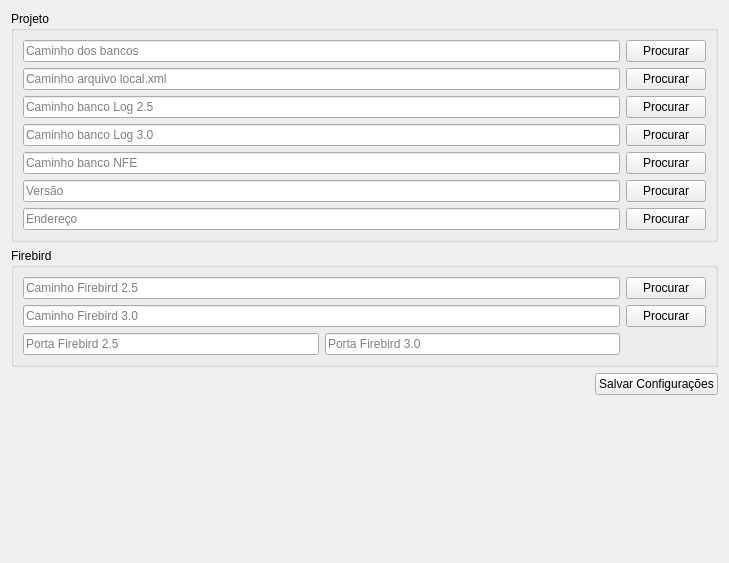
<?xml version="1.0" encoding="UTF-8"?>
<ui version="4.0">
 <class>Configuration</class>
 <widget class="QWidget" name="Configuration">
  <property name="geometry">
   <rect>
    <x>0</x>
    <y>0</y>
    <width>729</width>
    <height>563</height>
   </rect>
  </property>
  <property name="windowTitle">
   <string>Configuration</string>
  </property>
  <layout class="QGridLayout" name="gridLayout">
   <item row="3" column="1">
    <spacer name="verticalSpacer">
     <property name="orientation">
      <enum>Qt::Vertical</enum>
     </property>
     <property name="sizeHint" stdset="0">
      <size>
       <width>20</width>
       <height>40</height>
      </size>
     </property>
    </spacer>
   </item>
   <item row="2" column="1">
    <widget class="QPushButton" name="btnSaveSettings">
     <property name="sizePolicy">
      <sizepolicy hsizetype="Fixed" vsizetype="Fixed">
       <horstretch>0</horstretch>
       <verstretch>0</verstretch>
      </sizepolicy>
     </property>
     <property name="text">
      <string>Salvar Configurações</string>
     </property>
    </widget>
   </item>
   <item row="2" column="0">
    <spacer name="horizontalSpacer">
     <property name="orientation">
      <enum>Qt::Horizontal</enum>
     </property>
     <property name="sizeHint" stdset="0">
      <size>
       <width>40</width>
       <height>20</height>
      </size>
     </property>
    </spacer>
   </item>
   <item row="0" column="0" colspan="2">
    <widget class="QGroupBox" name="groupProject">
     <property name="title">
      <string>Projeto</string>
     </property>
     <layout class="QGridLayout" name="gridLayout_2">
      <item row="1" column="0">
       <widget class="QLineEdit" name="txtLocalXml">
        <property name="placeholderText">
         <string>Caminho arquivo local.xml</string>
        </property>
       </widget>
      </item>
      <item row="3" column="0">
       <widget class="QLineEdit" name="txtLog3_0">
        <property name="placeholderText">
         <string>Caminho banco Log 3.0</string>
        </property>
       </widget>
      </item>
      <item row="5" column="0">
       <widget class="QLineEdit" name="txtVersion">
        <property name="placeholderText">
         <string>Versão</string>
        </property>
       </widget>
      </item>
      <item row="0" column="1">
       <widget class="QPushButton" name="btnDatabasePath">
        <property name="text">
         <string>Procurar</string>
        </property>
       </widget>
      </item>
      <item row="1" column="1">
       <widget class="QPushButton" name="btnLocalXml">
        <property name="text">
         <string>Procurar</string>
        </property>
       </widget>
      </item>
      <item row="4" column="0">
       <widget class="QLineEdit" name="txtDatabaseNFE">
        <property name="placeholderText">
         <string>Caminho banco NFE</string>
        </property>
       </widget>
      </item>
      <item row="0" column="0">
       <widget class="QLineEdit" name="txtDatabasesPath">
        <property name="placeholderText">
         <string>Caminho dos bancos</string>
        </property>
       </widget>
      </item>
      <item row="2" column="0">
       <widget class="QLineEdit" name="txtLog2_5">
        <property name="placeholderText">
         <string>Caminho banco Log 2.5</string>
        </property>
       </widget>
      </item>
      <item row="6" column="0">
       <widget class="QLineEdit" name="txtAddress">
        <property name="placeholderText">
         <string>Endereço</string>
        </property>
       </widget>
      </item>
      <item row="2" column="1">
       <widget class="QPushButton" name="btnLog2_5">
        <property name="text">
         <string>Procurar</string>
        </property>
       </widget>
      </item>
      <item row="3" column="1">
       <widget class="QPushButton" name="btnLog3_0">
        <property name="text">
         <string>Procurar</string>
        </property>
       </widget>
      </item>
      <item row="4" column="1">
       <widget class="QPushButton" name="btnDatabaseNFE">
        <property name="text">
         <string>Procurar</string>
        </property>
       </widget>
      </item>
      <item row="5" column="1">
       <widget class="QPushButton" name="btnVersion">
        <property name="text">
         <string>Procurar</string>
        </property>
       </widget>
      </item>
      <item row="6" column="1">
       <widget class="QPushButton" name="btnAddress">
        <property name="text">
         <string>Procurar</string>
        </property>
       </widget>
      </item>
     </layout>
    </widget>
   </item>
   <item row="1" column="0" colspan="2">
    <widget class="QGroupBox" name="groupFirebird">
     <property name="title">
      <string>Firebird</string>
     </property>
     <layout class="QGridLayout" name="gridLayout_3">
      <item row="1" column="0">
       <widget class="QLineEdit" name="txtFirebird3_0">
        <property name="placeholderText">
         <string>Caminho Firebird 3.0</string>
        </property>
       </widget>
      </item>
      <item row="0" column="1">
       <widget class="QPushButton" name="btnFirebirdPath2_5">
        <property name="text">
         <string>Procurar</string>
        </property>
       </widget>
      </item>
      <item row="0" column="0">
       <widget class="QLineEdit" name="txtFirebird2_5">
        <property name="placeholderText">
         <string>Caminho Firebird 2.5</string>
        </property>
       </widget>
      </item>
      <item row="1" column="1">
       <widget class="QPushButton" name="btnFirebirdPath3_0">
        <property name="text">
         <string>Procurar</string>
        </property>
       </widget>
      </item>
      <item row="2" column="0">
       <layout class="QGridLayout" name="gridFirebirdPorts">
        <item row="0" column="1">
         <widget class="QLineEdit" name="txtFirebirdPort3_0">
          <property name="placeholderText">
           <string>Porta Firebird 3.0</string>
          </property>
         </widget>
        </item>
        <item row="0" column="0">
         <widget class="QLineEdit" name="txtFirebirdPort2_5">
          <property name="placeholderText">
           <string>Porta Firebird 2.5</string>
          </property>
         </widget>
        </item>
       </layout>
      </item>
     </layout>
    </widget>
   </item>
  </layout>
 </widget>
 <tabstops>
  <tabstop>txtDatabasesPath</tabstop>
  <tabstop>btnDatabasePath</tabstop>
  <tabstop>txtLocalXml</tabstop>
  <tabstop>btnLocalXml</tabstop>
  <tabstop>txtLog2_5</tabstop>
  <tabstop>btnLog2_5</tabstop>
  <tabstop>txtLog3_0</tabstop>
  <tabstop>btnLog3_0</tabstop>
  <tabstop>txtDatabaseNFE</tabstop>
  <tabstop>btnDatabaseNFE</tabstop>
  <tabstop>txtVersion</tabstop>
  <tabstop>btnVersion</tabstop>
  <tabstop>txtAddress</tabstop>
  <tabstop>btnAddress</tabstop>
  <tabstop>txtFirebird2_5</tabstop>
  <tabstop>btnFirebirdPath2_5</tabstop>
  <tabstop>txtFirebird3_0</tabstop>
  <tabstop>btnFirebirdPath3_0</tabstop>
  <tabstop>txtFirebirdPort2_5</tabstop>
  <tabstop>txtFirebirdPort3_0</tabstop>
  <tabstop>btnSaveSettings</tabstop>
 </tabstops>
 <resources/>
 <connections/>
</ui>
